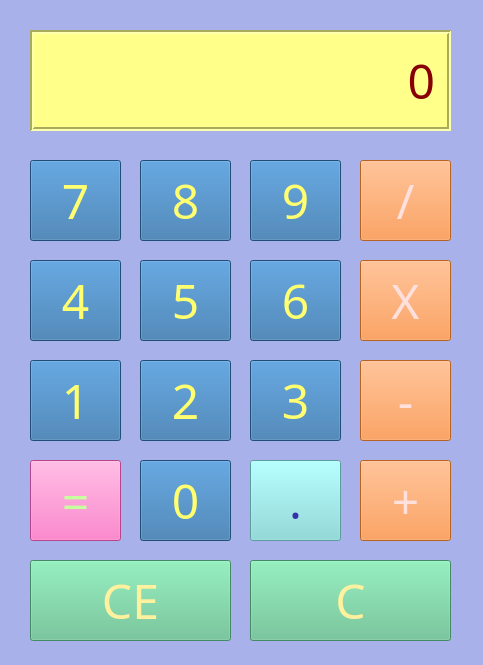
<?xml version="1.0" encoding="UTF-8"?>
<ui version="4.0">
 <class>Form</class>
 <widget class="QWidget" name="Form">
  <property name="geometry">
   <rect>
    <x>0</x>
    <y>0</y>
    <width>483</width>
    <height>665</height>
   </rect>
  </property>
  <property name="font">
   <font>
    <family>Avenir</family>
    <pointsize>35</pointsize>
   </font>
  </property>
  <property name="windowTitle">
   <string>Form</string>
  </property>
  <property name="styleSheet">
   <string notr="true">background-color: rgb(169, 177, 235)

</string>
  </property>
  <widget class="QPushButton" name="seven">
   <property name="geometry">
    <rect>
     <x>30</x>
     <y>160</y>
     <width>91</width>
     <height>81</height>
    </rect>
   </property>
   <property name="font">
    <font>
     <family>Futura</family>
     <pointsize>36</pointsize>
     <italic>false</italic>
    </font>
   </property>
   <property name="autoFillBackground">
    <bool>false</bool>
   </property>
   <property name="styleSheet">
    <string notr="true">background-color: rgb(45, 109, 167);
color: rgb(255, 255, 111);</string>
   </property>
   <property name="text">
    <string>7</string>
   </property>
   <property name="checkable">
    <bool>false</bool>
   </property>
  </widget>
  <widget class="QLabel" name="output">
   <property name="geometry">
    <rect>
     <x>30</x>
     <y>30</y>
     <width>421</width>
     <height>101</height>
    </rect>
   </property>
   <property name="font">
    <font>
     <family>Futura</family>
     <pointsize>36</pointsize>
     <italic>false</italic>
    </font>
   </property>
   <property name="cursor">
    <cursorShape>ArrowCursor</cursorShape>
   </property>
   <property name="autoFillBackground">
    <bool>false</bool>
   </property>
   <property name="styleSheet">
    <string notr="true">background-color: rgb(255, 255, 138);
color: rgb(135, 0, 6);</string>
   </property>
   <property name="frameShape">
    <enum>QFrame::Box</enum>
   </property>
   <property name="frameShadow">
    <enum>QFrame::Sunken</enum>
   </property>
   <property name="lineWidth">
    <number>2</number>
   </property>
   <property name="midLineWidth">
    <number>0</number>
   </property>
   <property name="text">
    <string>0</string>
   </property>
   <property name="alignment">
    <set>Qt::AlignRight|Qt::AlignTrailing|Qt::AlignVCenter</set>
   </property>
   <property name="margin">
    <number>10</number>
   </property>
   <property name="indent">
    <number>-2</number>
   </property>
  </widget>
  <widget class="QPushButton" name="eight">
   <property name="geometry">
    <rect>
     <x>140</x>
     <y>160</y>
     <width>91</width>
     <height>81</height>
    </rect>
   </property>
   <property name="font">
    <font>
     <family>Futura</family>
     <pointsize>36</pointsize>
     <italic>false</italic>
    </font>
   </property>
   <property name="autoFillBackground">
    <bool>false</bool>
   </property>
   <property name="styleSheet">
    <string notr="true">background-color: rgb(45, 109, 167);
color: rgb(255, 255, 111);</string>
   </property>
   <property name="text">
    <string>8</string>
   </property>
   <property name="checkable">
    <bool>false</bool>
   </property>
  </widget>
  <widget class="QPushButton" name="nine">
   <property name="geometry">
    <rect>
     <x>250</x>
     <y>160</y>
     <width>91</width>
     <height>81</height>
    </rect>
   </property>
   <property name="font">
    <font>
     <family>Futura</family>
     <pointsize>36</pointsize>
     <italic>false</italic>
    </font>
   </property>
   <property name="autoFillBackground">
    <bool>false</bool>
   </property>
   <property name="styleSheet">
    <string notr="true">background-color: rgb(45, 109, 167);
color: rgb(255, 255, 111);</string>
   </property>
   <property name="text">
    <string>9</string>
   </property>
   <property name="checkable">
    <bool>false</bool>
   </property>
  </widget>
  <widget class="QPushButton" name="dividesign">
   <property name="geometry">
    <rect>
     <x>360</x>
     <y>160</y>
     <width>91</width>
     <height>81</height>
    </rect>
   </property>
   <property name="font">
    <font>
     <family>Futura</family>
     <pointsize>36</pointsize>
     <italic>false</italic>
    </font>
   </property>
   <property name="autoFillBackground">
    <bool>false</bool>
   </property>
   <property name="styleSheet">
    <string notr="true">background-color: rgb(255, 137, 50);
color: rgb(255, 224, 220)</string>
   </property>
   <property name="text">
    <string>/</string>
   </property>
   <property name="checkable">
    <bool>false</bool>
   </property>
  </widget>
  <widget class="QPushButton" name="four">
   <property name="geometry">
    <rect>
     <x>30</x>
     <y>260</y>
     <width>91</width>
     <height>81</height>
    </rect>
   </property>
   <property name="font">
    <font>
     <family>Futura</family>
     <pointsize>36</pointsize>
     <italic>false</italic>
    </font>
   </property>
   <property name="autoFillBackground">
    <bool>false</bool>
   </property>
   <property name="styleSheet">
    <string notr="true">background-color: rgb(45, 109, 167);
color: rgb(255, 255, 111);</string>
   </property>
   <property name="text">
    <string>4</string>
   </property>
   <property name="checkable">
    <bool>false</bool>
   </property>
  </widget>
  <widget class="QPushButton" name="fivre">
   <property name="geometry">
    <rect>
     <x>140</x>
     <y>260</y>
     <width>91</width>
     <height>81</height>
    </rect>
   </property>
   <property name="font">
    <font>
     <family>Futura</family>
     <pointsize>36</pointsize>
     <italic>false</italic>
    </font>
   </property>
   <property name="autoFillBackground">
    <bool>false</bool>
   </property>
   <property name="styleSheet">
    <string notr="true">background-color: rgb(45, 109, 167);
color: rgb(255, 255, 111);</string>
   </property>
   <property name="text">
    <string>5</string>
   </property>
   <property name="checkable">
    <bool>false</bool>
   </property>
  </widget>
  <widget class="QPushButton" name="six">
   <property name="geometry">
    <rect>
     <x>250</x>
     <y>260</y>
     <width>91</width>
     <height>81</height>
    </rect>
   </property>
   <property name="font">
    <font>
     <family>Futura</family>
     <pointsize>36</pointsize>
     <italic>false</italic>
    </font>
   </property>
   <property name="autoFillBackground">
    <bool>false</bool>
   </property>
   <property name="styleSheet">
    <string notr="true">background-color: rgb(45, 109, 167);
color: rgb(255, 255, 111);</string>
   </property>
   <property name="text">
    <string>6</string>
   </property>
   <property name="checkable">
    <bool>false</bool>
   </property>
  </widget>
  <widget class="QPushButton" name="one">
   <property name="geometry">
    <rect>
     <x>30</x>
     <y>360</y>
     <width>91</width>
     <height>81</height>
    </rect>
   </property>
   <property name="font">
    <font>
     <family>Futura</family>
     <pointsize>36</pointsize>
     <italic>false</italic>
    </font>
   </property>
   <property name="autoFillBackground">
    <bool>false</bool>
   </property>
   <property name="styleSheet">
    <string notr="true">background-color: rgb(45, 109, 167);
color: rgb(255, 255, 111);</string>
   </property>
   <property name="text">
    <string>1</string>
   </property>
   <property name="checkable">
    <bool>false</bool>
   </property>
  </widget>
  <widget class="QPushButton" name="two">
   <property name="geometry">
    <rect>
     <x>140</x>
     <y>360</y>
     <width>91</width>
     <height>81</height>
    </rect>
   </property>
   <property name="font">
    <font>
     <family>Futura</family>
     <pointsize>36</pointsize>
     <italic>false</italic>
    </font>
   </property>
   <property name="autoFillBackground">
    <bool>false</bool>
   </property>
   <property name="styleSheet">
    <string notr="true">background-color: rgb(45, 109, 167);
color: rgb(255, 255, 111);</string>
   </property>
   <property name="text">
    <string>2</string>
   </property>
   <property name="checkable">
    <bool>false</bool>
   </property>
  </widget>
  <widget class="QPushButton" name="three">
   <property name="geometry">
    <rect>
     <x>250</x>
     <y>360</y>
     <width>91</width>
     <height>81</height>
    </rect>
   </property>
   <property name="font">
    <font>
     <family>Futura</family>
     <pointsize>36</pointsize>
     <italic>false</italic>
    </font>
   </property>
   <property name="autoFillBackground">
    <bool>false</bool>
   </property>
   <property name="styleSheet">
    <string notr="true">background-color: rgb(45, 109, 167);
color: rgb(255, 255, 111);</string>
   </property>
   <property name="text">
    <string>3</string>
   </property>
   <property name="checkable">
    <bool>false</bool>
   </property>
  </widget>
  <widget class="QPushButton" name="zero">
   <property name="geometry">
    <rect>
     <x>140</x>
     <y>460</y>
     <width>91</width>
     <height>81</height>
    </rect>
   </property>
   <property name="font">
    <font>
     <family>Futura</family>
     <pointsize>36</pointsize>
     <italic>false</italic>
    </font>
   </property>
   <property name="autoFillBackground">
    <bool>false</bool>
   </property>
   <property name="styleSheet">
    <string notr="true">background-color: rgb(45, 109, 167);
color: rgb(255, 255, 111);</string>
   </property>
   <property name="text">
    <string>0</string>
   </property>
   <property name="checkable">
    <bool>false</bool>
   </property>
  </widget>
  <widget class="QPushButton" name="mutiplysign">
   <property name="geometry">
    <rect>
     <x>360</x>
     <y>260</y>
     <width>91</width>
     <height>81</height>
    </rect>
   </property>
   <property name="font">
    <font>
     <family>Futura</family>
     <pointsize>36</pointsize>
     <italic>false</italic>
    </font>
   </property>
   <property name="autoFillBackground">
    <bool>false</bool>
   </property>
   <property name="styleSheet">
    <string notr="true">background-color: rgb(255, 137, 50);
color: rgb(255, 224, 220)</string>
   </property>
   <property name="text">
    <string>X</string>
   </property>
   <property name="checkable">
    <bool>false</bool>
   </property>
  </widget>
  <widget class="QPushButton" name="minussign">
   <property name="geometry">
    <rect>
     <x>360</x>
     <y>360</y>
     <width>91</width>
     <height>81</height>
    </rect>
   </property>
   <property name="font">
    <font>
     <family>Futura</family>
     <pointsize>36</pointsize>
     <italic>false</italic>
    </font>
   </property>
   <property name="autoFillBackground">
    <bool>false</bool>
   </property>
   <property name="styleSheet">
    <string notr="true">background-color: rgb(255, 137, 50);
color: rgb(255, 224, 220)</string>
   </property>
   <property name="text">
    <string>-</string>
   </property>
   <property name="checkable">
    <bool>false</bool>
   </property>
  </widget>
  <widget class="QPushButton" name="plussign">
   <property name="geometry">
    <rect>
     <x>360</x>
     <y>460</y>
     <width>91</width>
     <height>81</height>
    </rect>
   </property>
   <property name="font">
    <font>
     <family>Futura</family>
     <pointsize>36</pointsize>
     <italic>false</italic>
    </font>
   </property>
   <property name="autoFillBackground">
    <bool>false</bool>
   </property>
   <property name="styleSheet">
    <string notr="true">background-color: rgb(255, 137, 50);
color: rgb(255, 224, 220)</string>
   </property>
   <property name="text">
    <string>+</string>
   </property>
   <property name="checkable">
    <bool>false</bool>
   </property>
  </widget>
  <widget class="QPushButton" name="equalsign">
   <property name="geometry">
    <rect>
     <x>30</x>
     <y>460</y>
     <width>91</width>
     <height>81</height>
    </rect>
   </property>
   <property name="font">
    <font>
     <family>Futura</family>
     <pointsize>36</pointsize>
     <italic>false</italic>
    </font>
   </property>
   <property name="autoFillBackground">
    <bool>false</bool>
   </property>
   <property name="styleSheet">
    <string notr="true">background-color: rgb(255, 98, 192);
color: rgb(199, 255, 158)</string>
   </property>
   <property name="text">
    <string>=</string>
   </property>
   <property name="checkable">
    <bool>false</bool>
   </property>
  </widget>
  <widget class="QPushButton" name="dot">
   <property name="geometry">
    <rect>
     <x>250</x>
     <y>460</y>
     <width>91</width>
     <height>81</height>
    </rect>
   </property>
   <property name="font">
    <font>
     <family>Futura</family>
     <pointsize>36</pointsize>
     <italic>false</italic>
    </font>
   </property>
   <property name="autoFillBackground">
    <bool>false</bool>
   </property>
   <property name="styleSheet">
    <string notr="true">background-color: rgb(127, 218, 218);
color: rgb(55, 48, 173)</string>
   </property>
   <property name="text">
    <string>.</string>
   </property>
   <property name="checkable">
    <bool>false</bool>
   </property>
  </widget>
  <widget class="QPushButton" name="CE">
   <property name="geometry">
    <rect>
     <x>30</x>
     <y>560</y>
     <width>201</width>
     <height>81</height>
    </rect>
   </property>
   <property name="font">
    <font>
     <family>Futura</family>
     <pointsize>36</pointsize>
     <italic>false</italic>
    </font>
   </property>
   <property name="autoFillBackground">
    <bool>false</bool>
   </property>
   <property name="styleSheet">
    <string notr="true">background-color: rgb(97, 193, 143);
color: rgb(255, 241, 157)</string>
   </property>
   <property name="text">
    <string>CE</string>
   </property>
   <property name="checkable">
    <bool>false</bool>
   </property>
  </widget>
  <widget class="QPushButton" name="C">
   <property name="geometry">
    <rect>
     <x>250</x>
     <y>560</y>
     <width>201</width>
     <height>81</height>
    </rect>
   </property>
   <property name="font">
    <font>
     <family>Futura</family>
     <pointsize>36</pointsize>
     <italic>false</italic>
    </font>
   </property>
   <property name="autoFillBackground">
    <bool>false</bool>
   </property>
   <property name="styleSheet">
    <string notr="true">background-color: rgb(97, 193, 143);
color: rgb(255, 241, 157)</string>
   </property>
   <property name="text">
    <string>C</string>
   </property>
   <property name="checkable">
    <bool>false</bool>
   </property>
  </widget>
 </widget>
 <resources>
  <include location="../Documents/picture.qrc"/>
 </resources>
 <connections/>
</ui>
